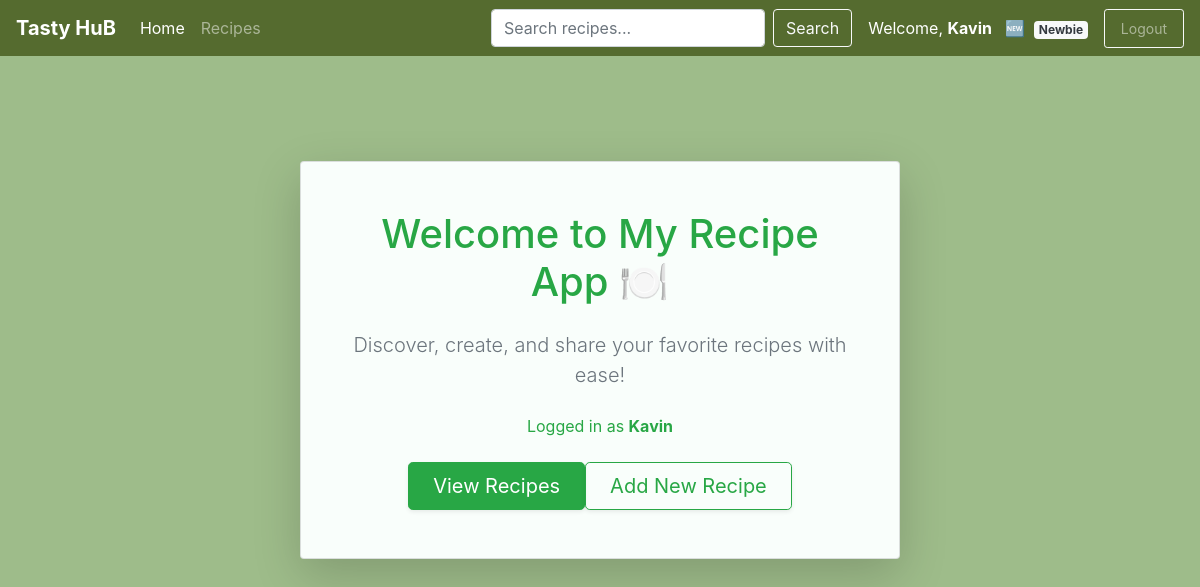
The app's page /home (signed in) with its own data.
### recipe/models.py (models this page shows, shortened)
class User(db.Model, UserMixin):
    @property
    def password(self):
        raise AttributeError('Password is not a readable attribute.')
    id = db.Column(db.Integer(), primary_key=True)
    name = db.Column(db.String(length=30), nullable=False)
    username = db.Column(db.String(length=20), nullable=False, unique=True)
    password_hash = db.Column(db.String(length=60), nullable=False)
    email_address = db.Column(db.String(length=50), nullable=False, unique=True)
    recipes = db.relationship('Recipe', backref='user', lazy=True)
    badge = db.Column(db.String(80), default='Newbie')

### recipe/routes.py (the view)
@app.route('/')
@app.route('/home')
def home_page():
    return render_template('home.html')

### recipe/__init__.py (called while the page is built)
@app.context_processor
def inject_badge_icons():
    return dict(badge_icons=BADGE_ICONS)

@login_manager.user_loader
def load_user(user_id):
    return User.query.get(int(user_id))

### recipe/templates/home.html (shortened to what this page needs)
{% extends 'base.html' %}
{% block content %}
  <div class="d-flex justify-content-center align-items-center" style="min-height: 70vh;">
    <div class="card shadow-lg p-5" style="max-width: 600px; width: 100%; background: #f9fefb;">
      <h1 class="mb-4 text-success text-center">Welcome to My Recipe App 🍽️</h1>
      <p class="lead text-center mb-4 text-secondary">
        Discover, create, and share your favorite recipes with ease!
      </p>
      {% if current_user.is_authenticated %}
        <p class="text-center text-success mb-4">Logged in as <strong>{{ current_user.username }}</strong></p>
        <div class="d-flex justify-content-center gap-3 flex-wrap">
          <a href="{{ url_for('recipes_page') }}" class="btn btn-success btn-lg px-4 shadow-sm">
            View Recipes
          </a>
          <a href="{{ url_for('add_recipe_page') }}" class="btn btn-outline-success btn-lg px-4 shadow-sm">
            Add New Recipe
          </a>
        </div>
      {% endif %}
    </div>
  </div>
{% endblock %}

### recipe/templates/base.html (shortened to what this page needs)
<!DOCTYPE html>
<html lang="en">
   <head>
      <link rel="stylesheet" href="https://cdn.jsdelivr.net/npm/bootstrap@4.3.1/dist/css/bootstrap.min.css"
 />
   </head>
   <body>
   <nav class="navbar navbar-expand-md navbar-dark" style="background-color: #556B2F;">
  <a class="navbar-brand font-weight-bold" href="{{ url_for('home_page') }}">Tasty HuB</a>
  <div class="collapse navbar-collapse" id="navbarNav">
    <ul class="navbar-nav mr-auto">
      <li class="nav-item {% if request.endpoint == 'home_page' %}active{% endif %}">
        <a class="nav-link" href="{{ url_for('home_page') }}">Home
        </a>
      </li>
      <li class="nav-item {% if request.endpoint == 'recipes_page' %}active{% endif %}">
        <a class="nav-link" href="{{ url_for('recipes_page') }}">Recipes</a>
      </li>
    </ul>
    <form class="form-inline my-2 my-lg-0 mr-3" method="GET" action="{{ url_for('search') }}">
      <input class="form-control mr-sm-2" type="search" placeholder="Search recipes..." aria-label="Search" name="q" required />
      <button class="btn btn-outline-light my-2 my-sm-0" type="submit">Search</button>
    </form>
    {% if current_user.is_authenticated %}
      <ul class="navbar-nav align-items-center">
        <li class="nav-item mr-3">
          <span class="navbar-text text-white font-weight-medium">
            Welcome, <strong>{{ current_user.name }}</strong> &nbsp;
            {% if current_user.badge == 'Master Chef' %}
              👨‍🍳 <span class="badge badge-light text-dark ml-1">{{ current_user.badge }}</span>
            {% elif current_user.badge == 'Home Cook' %}
              🍳 <span class="badge badge-light text-dark ml-1">{{ current_user.badge }}</span>
            {% elif current_user.badge == 'Novice Chef' %}
              🥄 <span class="badge badge-light text-dark ml-1">{{ current_user.badge }}</span>
            {% else %}
              🆕 <span class="badge badge-light text-dark ml-1">{{ current_user.badge }}</span>
            {% endif %}
          </span>
        </li>
        <li class="nav-item">
          <a class="nav-link btn btn-outline-light btn-sm px-3" href="{{ url_for('logout_page') }}">Logout</a>
        </li>
      </ul>
    {% endif %}
  </div>
</nav>
      <div class="container mt-4">
        {% block content %}
        {% endblock %}
      </div>
   </body>
</html>

### recipe/templates/base.html (style rules this page uses)
body { background-color: #9EBC8A; color: white; }
.navbar { background-color: #556B2F !important; }

### records on screen
User: name "Kavin", badge "Newbie", username "Kavin"
